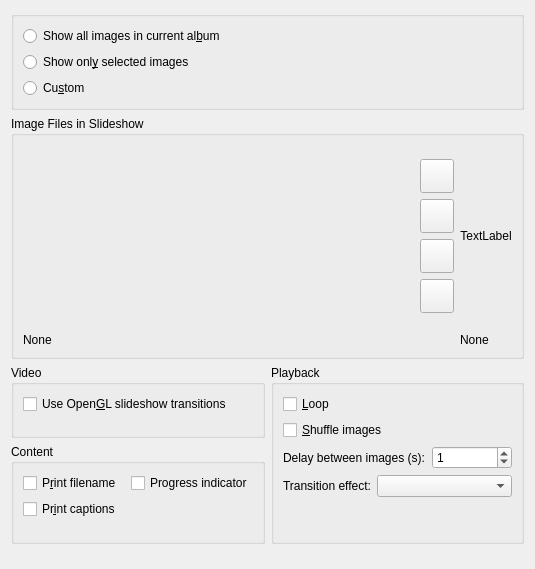
<?xml version="1.0" encoding="UTF-8"?>
<ui version="4.0">
 <class>MainDialog</class>
 <widget class="QWidget" name="MainDialog">
  <property name="geometry">
   <rect>
    <x>0</x>
    <y>0</y>
    <width>535</width>
    <height>569</height>
   </rect>
  </property>
  <property name="windowTitle">
   <string>mainDialog</string>
  </property>
  <layout class="QVBoxLayout" name="verticalLayout_7">
   <item>
    <widget class="QGroupBox" name="m_fileSrcButtonGroup">
     <property name="title">
      <string/>
     </property>
     <property name="checkable">
      <bool>false</bool>
     </property>
     <layout class="QVBoxLayout" name="verticalLayout_2">
      <item>
       <widget class="QRadioButton" name="m_allFilesButton">
        <property name="text">
         <string>Show all images in current al&amp;bum</string>
        </property>
       </widget>
      </item>
      <item>
       <widget class="QRadioButton" name="m_selectedFilesButton">
        <property name="text">
         <string>Show onl&amp;y selected images</string>
        </property>
       </widget>
      </item>
      <item>
       <widget class="QRadioButton" name="m_customButton">
        <property name="text">
         <string>Cu&amp;stom</string>
        </property>
       </widget>
      </item>
     </layout>
    </widget>
   </item>
   <item>
    <widget class="QGroupBox" name="m_ImagesFilesGroup">
     <property name="whatsThis">
      <string>Preview the currently selected image.</string>
     </property>
     <property name="title">
      <string>Image Files in Slideshow</string>
     </property>
     <layout class="QGridLayout" name="gridLayout_3" columnstretch="10,0,0">
      <item row="0" column="0">
       <widget class="QWidget" name="m_ImagesFilesListBoxContainer" native="true"/>
      </item>
      <item row="0" column="1">
       <layout class="QVBoxLayout" name="verticalLayout">
        <item>
         <spacer name="spacer14">
          <property name="orientation">
           <enum>Qt::Vertical</enum>
          </property>
          <property name="sizeType">
           <enum>QSizePolicy::Expanding</enum>
          </property>
          <property name="sizeHint" stdset="0">
           <size>
            <width>20</width>
            <height>19</height>
           </size>
          </property>
         </spacer>
        </item>
        <item>
         <widget class="QPushButton" name="m_ImagesFilesButtonUp">
          <property name="sizePolicy">
           <sizepolicy hsizetype="Minimum" vsizetype="Minimum">
            <horstretch>0</horstretch>
            <verstretch>0</verstretch>
           </sizepolicy>
          </property>
          <property name="minimumSize">
           <size>
            <width>34</width>
            <height>34</height>
           </size>
          </property>
          <property name="maximumSize">
           <size>
            <width>34</width>
            <height>34</height>
           </size>
          </property>
          <property name="whatsThis">
           <string>Move the current image up in the portfolio list.</string>
          </property>
          <property name="text">
           <string/>
          </property>
         </widget>
        </item>
        <item>
         <widget class="QPushButton" name="m_ImagesFilesButtonAdd">
          <property name="sizePolicy">
           <sizepolicy hsizetype="Minimum" vsizetype="Minimum">
            <horstretch>0</horstretch>
            <verstretch>0</verstretch>
           </sizepolicy>
          </property>
          <property name="minimumSize">
           <size>
            <width>34</width>
            <height>34</height>
           </size>
          </property>
          <property name="maximumSize">
           <size>
            <width>34</width>
            <height>34</height>
           </size>
          </property>
          <property name="whatsThis">
           <string>Add some image files to the portfolio list.</string>
          </property>
          <property name="text">
           <string/>
          </property>
         </widget>
        </item>
        <item>
         <widget class="QPushButton" name="m_ImagesFilesButtonDelete">
          <property name="sizePolicy">
           <sizepolicy hsizetype="Minimum" vsizetype="Minimum">
            <horstretch>0</horstretch>
            <verstretch>0</verstretch>
           </sizepolicy>
          </property>
          <property name="minimumSize">
           <size>
            <width>34</width>
            <height>34</height>
           </size>
          </property>
          <property name="maximumSize">
           <size>
            <width>34</width>
            <height>36</height>
           </size>
          </property>
          <property name="whatsThis">
           <string>Remove some image files from the portfolio list.</string>
          </property>
          <property name="text">
           <string/>
          </property>
         </widget>
        </item>
        <item>
         <widget class="QPushButton" name="m_ImagesFilesButtonDown">
          <property name="sizePolicy">
           <sizepolicy hsizetype="Minimum" vsizetype="Minimum">
            <horstretch>0</horstretch>
            <verstretch>0</verstretch>
           </sizepolicy>
          </property>
          <property name="minimumSize">
           <size>
            <width>34</width>
            <height>34</height>
           </size>
          </property>
          <property name="maximumSize">
           <size>
            <width>34</width>
            <height>34</height>
           </size>
          </property>
          <property name="whatsThis">
           <string>Move the current image down in the portfolio list.</string>
          </property>
          <property name="text">
           <string/>
          </property>
         </widget>
        </item>
        <item>
         <spacer name="spacer14_2">
          <property name="orientation">
           <enum>Qt::Vertical</enum>
          </property>
          <property name="sizeType">
           <enum>QSizePolicy::Expanding</enum>
          </property>
          <property name="sizeHint" stdset="0">
           <size>
            <width>20</width>
            <height>19</height>
           </size>
          </property>
         </spacer>
        </item>
       </layout>
      </item>
      <item row="0" column="2">
       <layout class="QVBoxLayout" name="verticalLayout_6">
        <item>
         <spacer name="verticalSpacer_5">
          <property name="orientation">
           <enum>Qt::Vertical</enum>
          </property>
          <property name="sizeHint" stdset="0">
           <size>
            <width>20</width>
            <height>40</height>
           </size>
          </property>
         </spacer>
        </item>
        <item>
         <widget class="QLabel" name="m_previewLabel">
          <property name="sizePolicy">
           <sizepolicy hsizetype="Minimum" vsizetype="Minimum">
            <horstretch>0</horstretch>
            <verstretch>0</verstretch>
           </sizepolicy>
          </property>
          <property name="maximumSize">
           <size>
            <width>256</width>
            <height>256</height>
           </size>
          </property>
          <property name="text">
           <string comment="KDE::DoNotExtract">TextLabel</string>
          </property>
          <property name="alignment">
           <set>Qt::AlignCenter</set>
          </property>
         </widget>
        </item>
        <item>
         <spacer name="verticalSpacer_6">
          <property name="orientation">
           <enum>Qt::Vertical</enum>
          </property>
          <property name="sizeHint" stdset="0">
           <size>
            <width>20</width>
            <height>40</height>
           </size>
          </property>
         </spacer>
        </item>
       </layout>
      </item>
      <item row="1" column="0">
       <widget class="QLabel" name="m_label6">
        <property name="sizePolicy">
         <sizepolicy hsizetype="Expanding" vsizetype="Minimum">
          <horstretch>0</horstretch>
          <verstretch>0</verstretch>
         </sizepolicy>
        </property>
        <property name="whatsThis">
         <string>Total number of images in the portfolio and sequence duration.</string>
        </property>
        <property name="text">
         <string>None</string>
        </property>
        <property name="wordWrap">
         <bool>false</bool>
        </property>
       </widget>
      </item>
      <item row="1" column="2">
       <widget class="QLabel" name="m_label7">
        <property name="sizePolicy">
         <sizepolicy hsizetype="Minimum" vsizetype="Minimum">
          <horstretch>0</horstretch>
          <verstretch>0</verstretch>
         </sizepolicy>
        </property>
        <property name="whatsThis">
         <string>Currently selected image in the portfolio list.</string>
        </property>
        <property name="text">
         <string>None</string>
        </property>
        <property name="wordWrap">
         <bool>false</bool>
        </property>
       </widget>
      </item>
     </layout>
    </widget>
   </item>
   <item>
    <layout class="QGridLayout" name="gridLayout_2">
     <item row="1" column="0">
      <widget class="QGroupBox" name="groupBox_2">
       <property name="title">
        <string>Content</string>
       </property>
       <layout class="QVBoxLayout" name="verticalLayout_4">
        <item>
         <layout class="QHBoxLayout" name="horizontalLayout_2">
          <item>
           <widget class="QCheckBox" name="m_printNameCheckBox">
            <property name="text">
             <string>P&amp;rint filename</string>
            </property>
           </widget>
          </item>
          <item>
           <widget class="QCheckBox" name="m_printProgressCheckBox">
            <property name="text">
             <string>Progress indicator</string>
            </property>
           </widget>
          </item>
         </layout>
        </item>
        <item>
         <widget class="QCheckBox" name="m_printCommentsCheckBox">
          <property name="text">
           <string>Pr&amp;int captions </string>
          </property>
         </widget>
        </item>
        <item>
         <spacer name="verticalSpacer_2">
          <property name="orientation">
           <enum>Qt::Vertical</enum>
          </property>
          <property name="sizeHint" stdset="0">
           <size>
            <width>20</width>
            <height>17</height>
           </size>
          </property>
         </spacer>
        </item>
       </layout>
      </widget>
     </item>
     <item row="0" column="0">
      <widget class="QGroupBox" name="groupBox">
       <property name="title">
        <string>Video</string>
       </property>
       <layout class="QVBoxLayout" name="verticalLayout_3">
        <item>
         <widget class="QCheckBox" name="m_openglCheckBox">
          <property name="text">
           <string>Use Open&amp;GL slideshow transitions</string>
          </property>
         </widget>
        </item>
        <item>
         <spacer name="verticalSpacer">
          <property name="orientation">
           <enum>Qt::Vertical</enum>
          </property>
          <property name="sizeHint" stdset="0">
           <size>
            <width>20</width>
            <height>14</height>
           </size>
          </property>
         </spacer>
        </item>
       </layout>
      </widget>
     </item>
     <item row="0" column="1" rowspan="2">
      <widget class="QGroupBox" name="groupBox_3">
       <property name="title">
        <string>Playback</string>
       </property>
       <layout class="QVBoxLayout" name="verticalLayout_5">
        <item>
         <widget class="QCheckBox" name="m_loopCheckBox">
          <property name="text">
           <string>&amp;Loop</string>
          </property>
         </widget>
        </item>
        <item>
         <widget class="QCheckBox" name="m_shuffleCheckBox">
          <property name="text">
           <string>&amp;Shuffle images</string>
          </property>
         </widget>
        </item>
        <item>
         <layout class="QGridLayout" name="gridLayout">
          <item row="0" column="0" colspan="2">
           <widget class="QLabel" name="m_delayLabel">
            <property name="text">
             <string>Delay between images (s):</string>
            </property>
           </widget>
          </item>
          <item row="0" column="2">
           <widget class="QSpinBox" name="m_delaySpinBox">
            <property name="sizePolicy">
             <sizepolicy hsizetype="Minimum" vsizetype="Minimum">
              <horstretch>0</horstretch>
              <verstretch>0</verstretch>
             </sizepolicy>
            </property>
            <property name="minimumSize">
             <size>
              <width>80</width>
              <height>0</height>
             </size>
            </property>
            <property name="value">
             <number>1</number>
            </property>
           </widget>
          </item>
          <item row="1" column="0">
           <widget class="QLabel" name="label_3">
            <property name="text">
             <string>Transition effect:</string>
            </property>
           </widget>
          </item>
          <item row="1" column="1" colspan="2">
           <widget class="KComboBox" name="m_effectsComboBox"/>
          </item>
         </layout>
        </item>
        <item>
         <spacer name="verticalSpacer_3">
          <property name="orientation">
           <enum>Qt::Vertical</enum>
          </property>
          <property name="sizeHint" stdset="0">
           <size>
            <width>20</width>
            <height>44</height>
           </size>
          </property>
         </spacer>
        </item>
       </layout>
      </widget>
     </item>
    </layout>
   </item>
   <item>
    <spacer name="verticalSpacer_4">
     <property name="orientation">
      <enum>Qt::Vertical</enum>
     </property>
     <property name="sizeHint" stdset="0">
      <size>
       <width>20</width>
       <height>24</height>
      </size>
     </property>
    </spacer>
   </item>
  </layout>
 </widget>
 <customwidgets>
  <customwidget>
   <class>KComboBox</class>
   <extends>QComboBox</extends>
   <header>kcombobox.h</header>
  </customwidget>
 </customwidgets>
 <resources/>
 <connections/>
</ui>
